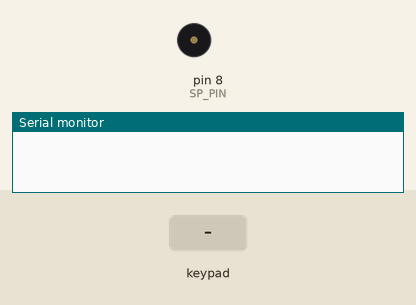
The sketch below on a simulated Arduino Uno, built with avr-gcc and run on an emulated ATmega328P. Parts: buzzer (waves = sounding), the last lines printed to the serial monitor. The inputs (shaded band) are chosen by the test bench.

Above: at 1.2 s.
1.3 s: keypad keys 5 4 3 1 1 pressed 0.4 s apart
At 1.7 s:
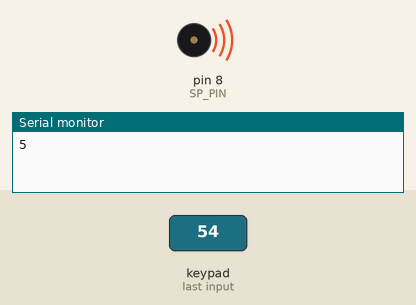
Timing chart, 0 to 5.4 s (numbered marks = the images above; inputs shaded):
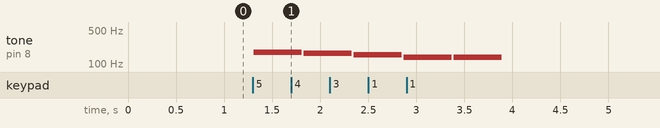

The sketch:

lab06-2.ino
```cpp
#include <Keypad.h>

#include <SevSeg.h>
const byte ROWS=4;
const byte COLS=4;
char keys[ROWS][COLS]={{'F','E','D','C'},{'B','3','6','9'},{'A','2','5','8'},{'0','1','4','7'}};

// 定義 Keypad 連到 Arduino 的接腳
byte rowPins[ROWS] = {5, 4, 3, 11};
// 連到 Keypad 的 4 個 Rows
byte colPins[COLS] = {9, 12, 7, 10};
Keypad keypad =
Keypad( makeKeymap(keys), rowPins,colPins, ROWS, COLS );
const byte SP_PIN=8;
int x;
int length;
#define NOTE_C3  131
#define NOTE_CS3 139
#define NOTE_D3  147
#define NOTE_DS3 156
#define NOTE_E3  165
#define NOTE_F3  175
#define NOTE_FS3 185
#define NOTE_G3  196
#define NOTE_GS3 208
#define NOTE_A3  220
#define NOTE_AS3 233
#define NOTE_B3  247
#define NOTE_C4  262
#define NOTE_CS4 277
#define NOTE_D4  294
#define NOTE_DS4 311
#define NOTE_E4  330
#define NOTE_F4  349
#define NOTE_FS4 370
#define NOTE_G4  392
#define NOTE_GS4 415
#define NOTE_A4  440
#define NOTE_AS4 466
#define NOTE_B4  494
#define WHOLE 1 //全分符
#define HALF 0.5 //半分符
#define QUARTER 0.25
#define EIGHTH 0.125
#define SIXTEENTH 0.0625
#define SPACE 0.01
#define NOTE_0 0

int tune[]={NOTE_C3,NOTE_CS3
,NOTE_D3,NOTE_DS3,NOTE_E3,NOTE_F3,NOTE_FS3,NOTE_G3,NOTE_GS3,NOTE_A3,NOTE_AS3,NOTE_B3,NOTE_C4,NOTE_CS4,NOTE_D4,NOTE_E4};
void setup() {
 pinMode(SP_PIN,OUTPUT);

 Serial.begin(9600);
}


void loop() {
  char key = keypad.getKey(); // 讀取 Keypad
  int key1=key-'0';
  int key2=key-'A'+10;
if (key != NO_KEY){
  if(key>='0'&&key<='9')
  {
Serial.println(key1);
tone(8,tune[key1]);
  delay(500);
  noTone(8);
  }
  if(key>='A'&&key<='F')
  {
Serial.println(key2);
tone(8,tune[key2]);
  delay(500);
  noTone(8);
}
}
}
```

Measured:
- after the input at 1.3 s, tone on pin 8 (SP_PIN): plays 175 Hz for 0.50 s, 165 Hz for 0.50 s, 156 Hz for 0.50 s, 139 Hz for 0.50 s, 139 Hz for 0.50 s, starting at once
